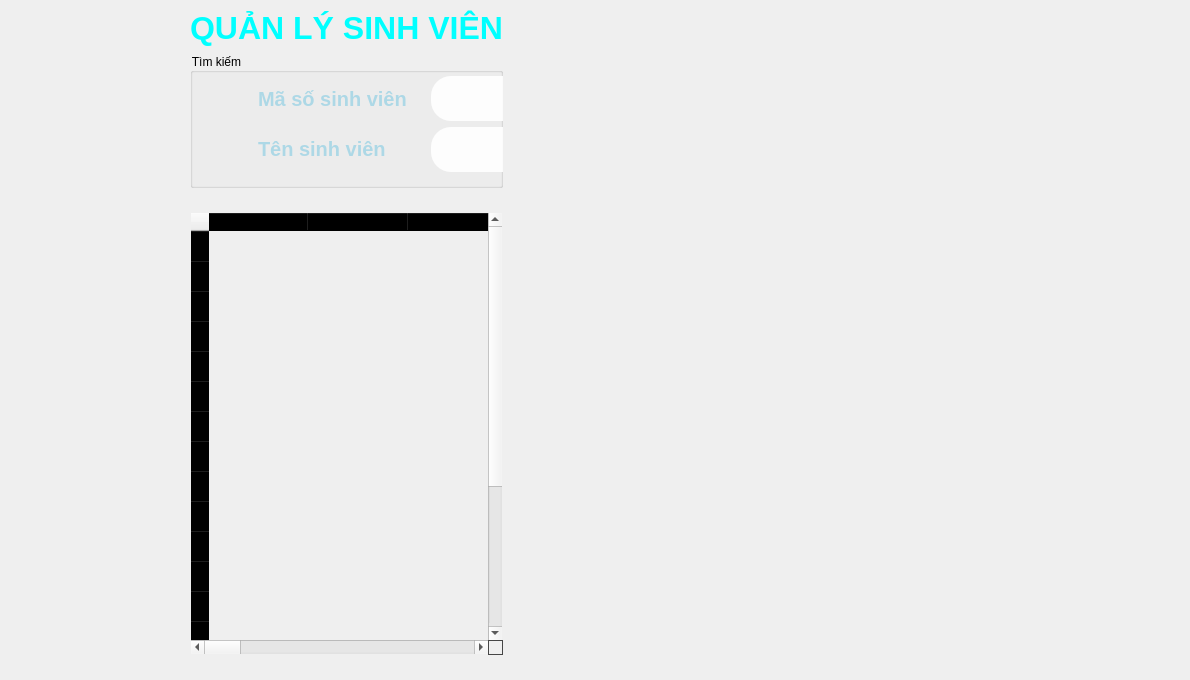
               <widget class="QWidget" name="page_2_sinhvien">
                <property name="styleSheet">
                 <string notr="true">QFrame{
background-color: rgba(0, 0, 0, 0);
}
QGroupBox{
background-color: rgba(0, 0, 0, 0);
}
QTableWidget{
background-color: rgba(0, 0, 0, 0);
}

QLineEdit{
	min-height: 45px;
	border-radius: 20px;
	background-color: rgba(255, 255, 255, 0.9);
	padding-left: 20px;
	color: blue;
}

QLineEdit:hover{
	border: 2px solid rgb(139, 142, 139);
}
QLabel#label_page_2_title{
    color: #00ffff;
    font-size: 32px;
    text-align: center;
    font-weight: bold;
}
QLabel{
	background-color: rgba(0, 0, 0, 0);
    color: lightblue;
    font-size: 20px;
	font-weight: bold;
}</string>
                </property>
                <widget class="QFrame" name="frame_page_2_sinhvien_main">
                 <property name="geometry">
                  <rect>
                   <x>0</x>
                   <y>0</y>
                   <width>1181</width>
                   <height>671</height>
                  </rect>
                 </property>
                 <widget class="QWidget" name="widget_page_2_sinhvien_left" native="true">
                  <property name="geometry">
                   <rect>
                    <x>180</x>
                    <y>0</y>
                    <width>16777215</width>
                    <height>667</height>
                   </rect>
                  </property>
                  <property name="minimumSize">
                   <size>
                    <width>0</width>
                    <height>0</height>
                   </size>
                  </property>
                  <property name="maximumSize">
                   <size>
                    <width>16777215</width>
                    <height>16777215</height>
                   </size>
                  </property>
                  <layout class="QVBoxLayout" name="verticalLayout_4">
                   <property name="sizeConstraint">
                    <enum>QLayout::SetFixedSize</enum>
                   </property>
                   <property name="leftMargin">
                    <number>1</number>
                   </property>
                   <property name="topMargin">
                    <number>1</number>
                   </property>
                   <property name="rightMargin">
                    <number>1</number>
                   </property>
                   <property name="bottomMargin">
                    <number>1</number>
                   </property>
                   <item>
                    <widget class="QWidget" name="widget_page_2_title" native="true">
                     <layout class="QVBoxLayout" name="verticalLayout_9">
                      <item>
                       <widget class="QLabel" name="label_page_2_title">
                        <property name="minimumSize">
                         <size>
                          <width>0</width>
                          <height>25</height>
                         </size>
                        </property>
                        <property name="text">
                         <string>&lt;html&gt;&lt;head/&gt;&lt;body&gt;&lt;p align=&quot;center&quot;&gt;&lt;span style=&quot; font-size:24pt;&quot;&gt;QUẢN LÝ SINH VIÊN&lt;/span&gt;&lt;/p&gt;&lt;/body&gt;&lt;/html&gt;</string>
                        </property>
                       </widget>
                      </item>
                      <item>
                       <widget class="QGroupBox" name="groupBox_page_2">
                        <property name="minimumSize">
                         <size>
                          <width>0</width>
                          <height>135</height>
                         </size>
                        </property>
                        <property name="title">
                         <string>Tìm kiếm</string>
                        </property>
                        <widget class="QFrame" name="horizontalFrame_page_2">
                         <property name="geometry">
                          <rect>
                           <x>50</x>
                           <y>5</y>
                           <width>741</width>
                           <height>131</height>
                          </rect>
                         </property>
                         <layout class="QHBoxLayout" name="horizontalLayout">
                          <item>
                           <widget class="QFrame" name="verticalFrame_page_2_a">
                            <property name="minimumSize">
                             <size>
                              <width>130</width>
                              <height>0</height>
                             </size>
                            </property>
                            <property name="styleSheet">
                             <string notr="true">
background-color: rgba(0, 0, 0, 0);
</string>
                            </property>
                            <layout class="QVBoxLayout" name="verticalLayout_2">
                             <item>
                              <widget class="QLabel" name="label_page_2_search1">
                               <property name="minimumSize">
                                <size>
                                 <width>0</width>
                                 <height>0</height>
                                </size>
                               </property>
                               <property name="styleSheet">
                                <string notr="true"/>
                               </property>
                               <property name="text">
                                <string>Mã số sinh viên</string>
                               </property>
                              </widget>
                             </item>
                             <item>
                              <widget class="QLabel" name="label_page_2_search2">
                               <property name="text">
                                <string>Tên sinh viên</string>
                               </property>
                              </widget>
                             </item>
                            </layout>
                           </widget>
                          </item>
                          <item>
                           <widget class="QFrame" name="verticalFrame_page_2_b">
                            <layout class="QVBoxLayout" name="verticalLayout_11">
                             <item>
                              <widget class="QLineEdit" name="lineEdit_page_2_search1"/>
                             </item>
                             <item>
                              <widget class="QLineEdit" name="lineEdit_page_2_search2"/>
                             </item>
                            </layout>
                           </widget>
                          </item>
                          <item>
                           <widget class="QFrame" name="verticalFrame_page_2_c">
                            <property name="minimumSize">
                             <size>
                              <width>140</width>
                              <height>0</height>
                             </size>
                            </property>
                            <layout class="QVBoxLayout" name="verticalLayout_13">
                             <item>
                              <widget class="QPushButton" name="pushButton_page_2_search1">
                               <property name="text">
                                <string>Tìm kiếm</string>
                               </property>
                              </widget>
                             </item>
                             <item>
                              <widget class="QPushButton" name="pushButton_page_2_search2">
                               <property name="text">
                                <string>Làm mới</string>
                               </property>
                              </widget>
                             </item>
                            </layout>
                           </widget>
                          </item>
                         </layout>
                        </widget>
                       </widget>
                      </item>
                     </layout>
                    </widget>
                   </item>
                   <item>
                    <widget class="QWidget" name="widget_page_2_content" native="true">
                     <property name="minimumSize">
                      <size>
                       <width>0</width>
                       <height>461</height>
                      </size>
                     </property>
                     <property name="maximumSize">
                      <size>
                       <width>16777215</width>
                       <height>461</height>
                      </size>
                     </property>
                     <layout class="QVBoxLayout" name="verticalLayout_7">
                      <item>
                       <widget class="QTableWidget" name="tableWidget_page2">
                        <property name="maximumSize">
                         <size>
                          <width>16777215</width>
                          <height>16777215</height>
                         </size>
                        </property>
                        <property name="rowCount">
                         <number>20</number>
                        </property>
                        <property name="columnCount">
                         <number>15</number>
                        </property>
                        <row/>
                        <row/>
                        <row/>
                        <row/>
                        <row/>
                        <row/>
                        <row/>
                        <row/>
                        <row/>
                        <row/>
                        <row/>
                        <row/>
                        <row/>
                        <row/>
                        <row/>
                        <row/>
                        <row/>
                        <row/>
                        <row/>
                        <row/>
                        <column/>
                        <column/>
                        <column/>
                        <column/>
                        <column/>
                        <column/>
                        <column/>
                        <column/>
                        <column/>
                        <column/>
                        <column/>
                        <column/>
                        <column/>
                        <column/>
                        <column/>
                       </widget>
                      </item>
                     </layout>
                    </widget>
                   </item>
                  </layout>
                 </widget>
                </widget>
               </widget>
